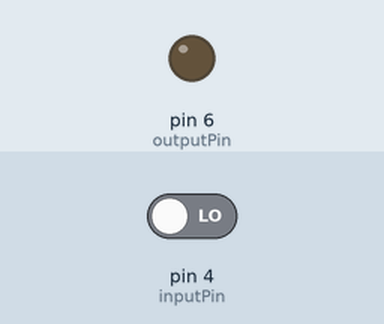
This sketch was run on a simulated Arduino Uno, built with avr-gcc and run on an emulated ATmega328P. On the bench: output pins drawn as LEDs (lit = HIGH). Inputs (shaded band) come from the test bench; at power-on: pin 4 (inputPin) LOW.

Above: at 1.2 s.
1.3 s: pin 4 (inputPin) driven HIGH
At 1.8 s:
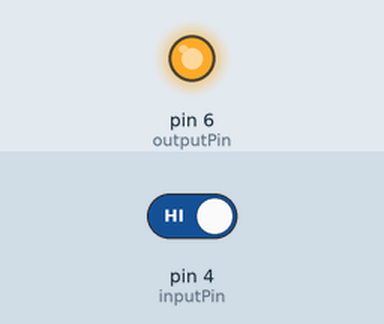
2.8 s: pin 4 (inputPin) driven LOW
At 4.2 s:
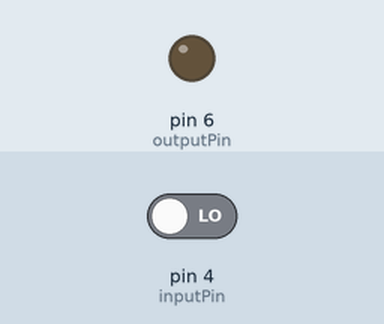
Timing chart, 0 to 5.8 s (numbered marks = the images above; inputs shaded):
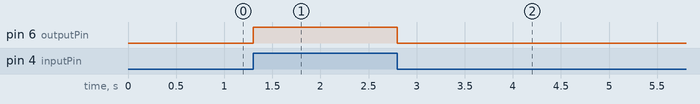

Measured:
- after the input at 1.3 s, pin 6 (outputPin): LOW → HIGH at once
- after the input at 2.8 s, pin 6 (outputPin): HIGH → LOW at once

The sketch:

NeuroseekerArduino.ino
```cpp
int inputPin = 4;
int outputPin = 6;
int in = 0;

void setup() {
  // put your setup code here, to run once:
  pinMode(inputPin, INPUT);
  pinMode(outputPin, OUTPUT);
}

void loop() {
  // put your main code here, to run repeatedly:
  in = digitalRead(inputPin);
  digitalWrite(outputPin, in);
}
```
